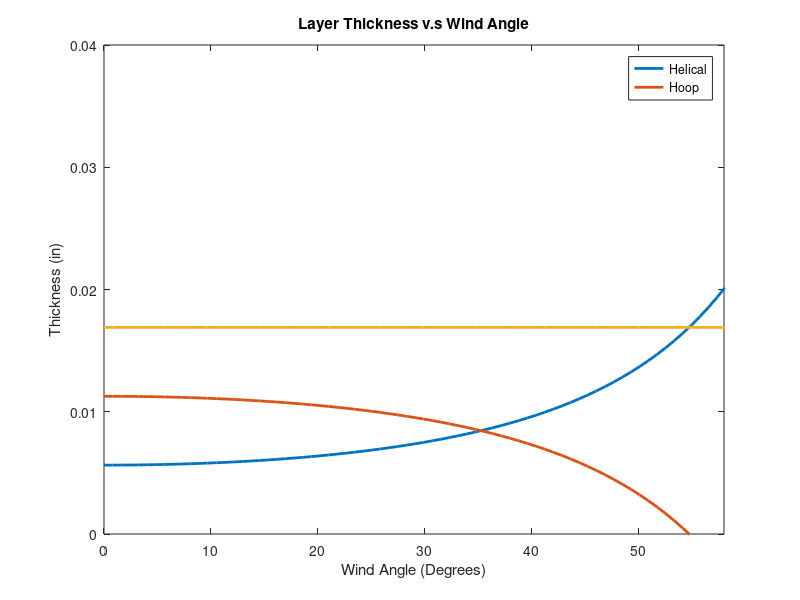

Reproduce this figure in MATLAB.
toRad = pi / 180;

alpha = linspace(0, 80, 100);

S_F = 710000;%fiber strength
P = 1000;%pressure
N = 2; %safety factor
D = 8; %diameter
w = .25; %filament width
t = .004;%filament thickness
r_0 = .5;%starting radius
n_pts = 250; %number of points
R = D/2; %Radius 

S_D = S_F / N; %Design strength

N_hoop = P * R; %hoop force
N_axial = N_hoop / 2; %axial force

t_helical = zeros(1,length(alpha));
t_hoop = zeros(1,length(alpha));

for i = 1:length(alpha)
    t_helical(i) = N_axial / (S_D * cos(alpha(i)*toRad)^2); %hoop thickness
    t_hoop(i) = (N_hoop - N_axial * tan(alpha(i)*toRad)^2) / S_D; %helical thickness
end

t_total = t_helical + t_hoop;

plot(alpha, t_helical, 'LineWidth', 2);
hold on
plot(alpha, t_hoop, 'LineWidth', 2);
plot(alpha, t_total, 'LineWidth', 2);
title('Layer Thickness v.s Wind Angle')
legend('Helical', 'Hoop')
xlabel('Wind Angle (Degrees)')
ylabel('Thickness (in)')
ylim([0 .04])
xlim([0 58])